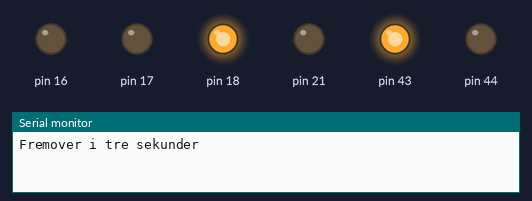
The sketch below on a simulated Arduino Mega 2560, built with avr-gcc and run on an emulated ATmega2560. Parts: output pins drawn as LEDs (lit = HIGH), the last lines printed to the serial monitor.

Above: at 1.5 s.
At 4.5 s:
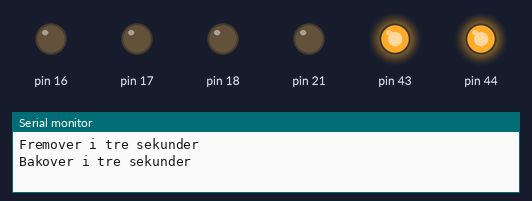
Timing chart, 0 to 7.8 s (numbered marks = the images above):
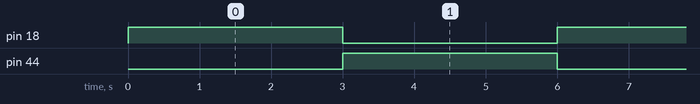

The sketch:

LilygoS3_MotorTest_OnlyLeft.ino
```cpp
void setup() {
  // Set GPIO pins as output
  pinMode(43, OUTPUT);
  pinMode(44, OUTPUT);
  pinMode(18, OUTPUT);
  // Må sette utgangene til høyre motor eksplisitt til lav for at de ikke skal begynne å kjøre
  pinMode(17, OUTPUT);
  digitalWrite(17, LOW);
  pinMode(21, OUTPUT);
  digitalWrite(21, LOW);
  pinMode(16, OUTPUT);
  digitalWrite(16, LOW);
  //Setter pwm signal for VENSTRE motor høy (full fart)
  digitalWrite(43, HIGH);
  Serial.begin(9600);
}

void loop() {
	Serial.println("Fremover i tre sekunder");
  digitalWrite(44, LOW);
  digitalWrite(18, HIGH);
  delay(3000);

  Serial.println("Bakover i tre sekunder");
  digitalWrite(44, HIGH);
  digitalWrite(18, LOW);
  delay(3000);
}
```

Measured:
- by itself, pin 18, pin 44: alternates HIGH for 3.0 s and LOW for 3.0 s
